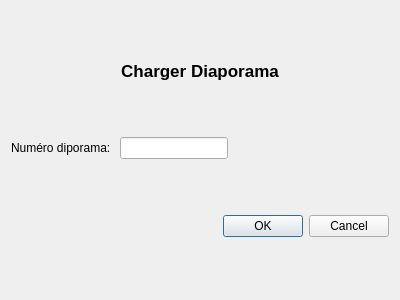
<?xml version="1.0" encoding="UTF-8"?>
<ui version="4.0">
 <class>RegleurDiaporama</class>
 <widget class="QDialog" name="RegleurDiaporama">
  <property name="geometry">
   <rect>
    <x>0</x>
    <y>0</y>
    <width>400</width>
    <height>300</height>
   </rect>
  </property>
  <property name="minimumSize">
   <size>
    <width>400</width>
    <height>300</height>
   </size>
  </property>
  <property name="maximumSize">
   <size>
    <width>400</width>
    <height>300</height>
   </size>
  </property>
  <property name="windowTitle">
   <string>Dialog</string>
  </property>
  <layout class="QVBoxLayout" name="verticalLayout">
   <item>
    <widget class="QLabel" name="label_2">
     <property name="sizePolicy">
      <sizepolicy hsizetype="Preferred" vsizetype="Fixed">
       <horstretch>0</horstretch>
       <verstretch>0</verstretch>
      </sizepolicy>
     </property>
     <property name="font">
      <font>
       <pointsize>13</pointsize>
       <bold>true</bold>
      </font>
     </property>
     <property name="text">
      <string>Charger Diaporama</string>
     </property>
     <property name="alignment">
      <set>Qt::AlignCenter</set>
     </property>
    </widget>
   </item>
   <item>
    <layout class="QHBoxLayout" name="horizontalLayout">
     <item>
      <widget class="QLabel" name="label">
       <property name="text">
        <string>Numéro diporama: </string>
       </property>
      </widget>
     </item>
     <item>
      <widget class="QLineEdit" name="saisieNumDiapo">
       <property name="sizePolicy">
        <sizepolicy hsizetype="Fixed" vsizetype="Fixed">
         <horstretch>0</horstretch>
         <verstretch>0</verstretch>
        </sizepolicy>
       </property>
      </widget>
     </item>
     <item>
      <spacer name="horizontalSpacer">
       <property name="orientation">
        <enum>Qt::Horizontal</enum>
       </property>
       <property name="sizeHint" stdset="0">
        <size>
         <width>40</width>
         <height>20</height>
        </size>
       </property>
      </spacer>
     </item>
    </layout>
   </item>
   <item>
    <widget class="QDialogButtonBox" name="buttonBox">
     <property name="orientation">
      <enum>Qt::Horizontal</enum>
     </property>
     <property name="standardButtons">
      <set>QDialogButtonBox::Cancel|QDialogButtonBox::Ok</set>
     </property>
    </widget>
   </item>
  </layout>
 </widget>
 <resources/>
 <connections>
  <connection>
   <sender>buttonBox</sender>
   <signal>accepted()</signal>
   <receiver>RegleurDiaporama</receiver>
   <slot>accept()</slot>
   <hints>
    <hint type="sourcelabel">
     <x>248</x>
     <y>254</y>
    </hint>
    <hint type="destinationlabel">
     <x>157</x>
     <y>274</y>
    </hint>
   </hints>
  </connection>
  <connection>
   <sender>buttonBox</sender>
   <signal>rejected()</signal>
   <receiver>RegleurDiaporama</receiver>
   <slot>reject()</slot>
   <hints>
    <hint type="sourcelabel">
     <x>316</x>
     <y>260</y>
    </hint>
    <hint type="destinationlabel">
     <x>286</x>
     <y>274</y>
    </hint>
   </hints>
  </connection>
 </connections>
</ui>
